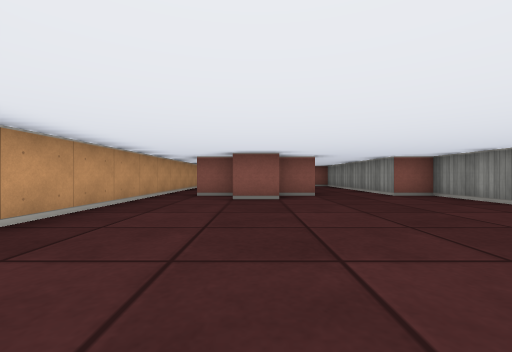
View 1 (above)

15 first-person views from a walk through a cub3D ray-caster map. The camera is about half as high as the walls, looks level and sees 90° across. The floor is counted in squares. Each view is taken from the middle of a square. On the plan, view 1 faces up. The plan holds only what a view shows up to about 9 squares ahead; the rest is blank. The place goes on beyond the plan.

View 2
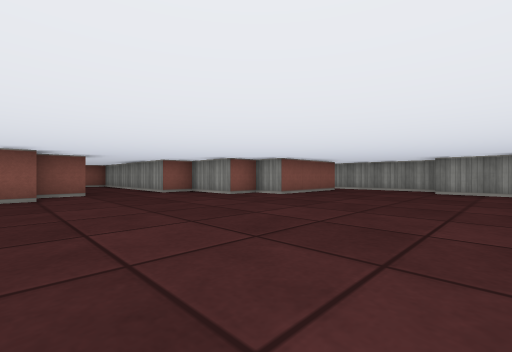

View 3
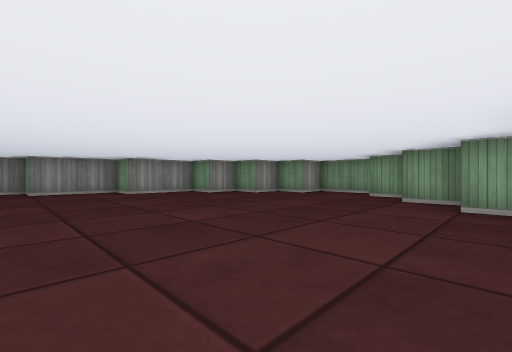

View 4
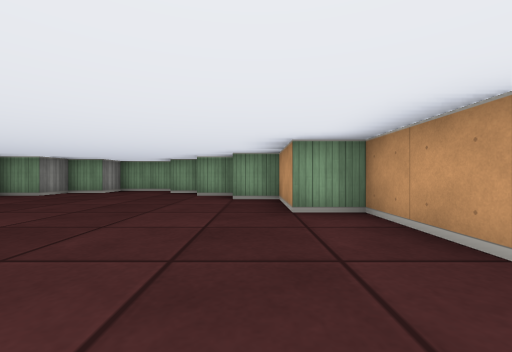

View 5
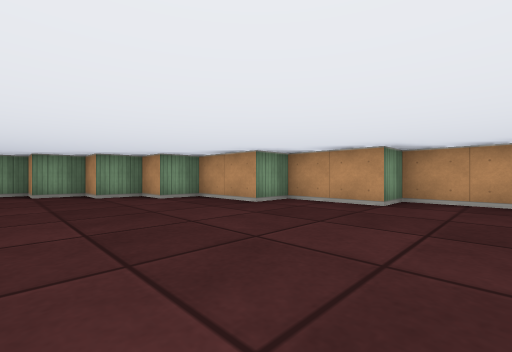

View 6
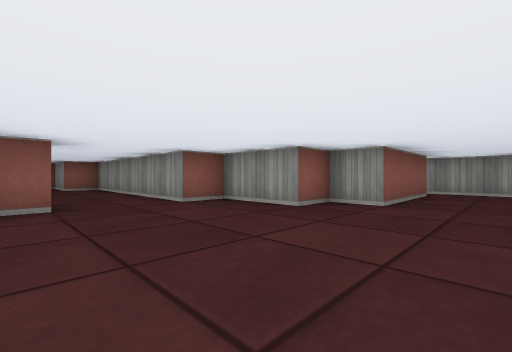

View 7
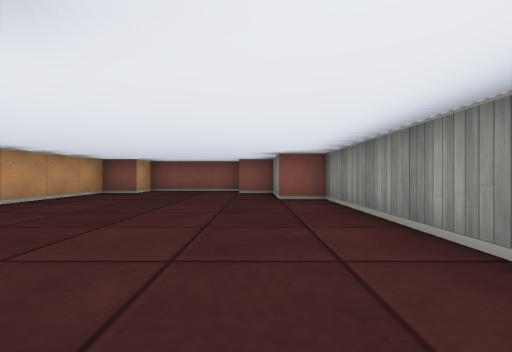

View 8
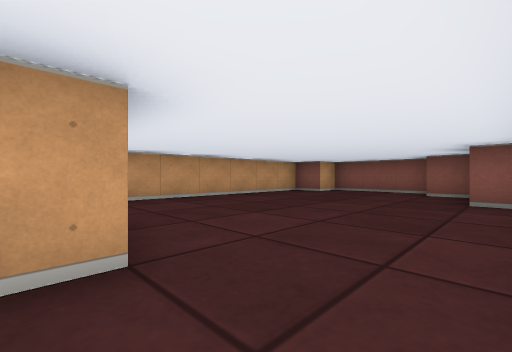

View 9
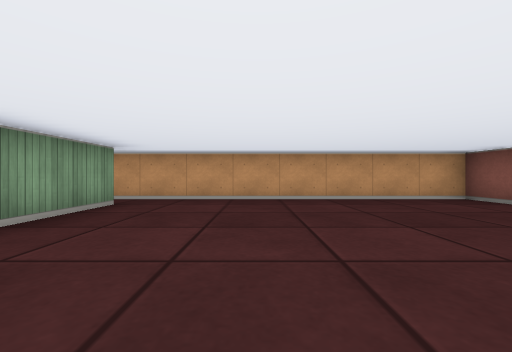

View 10
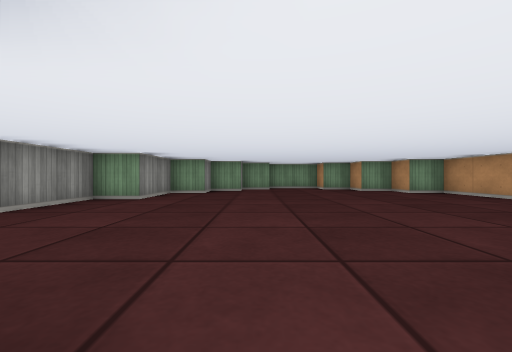

View 11
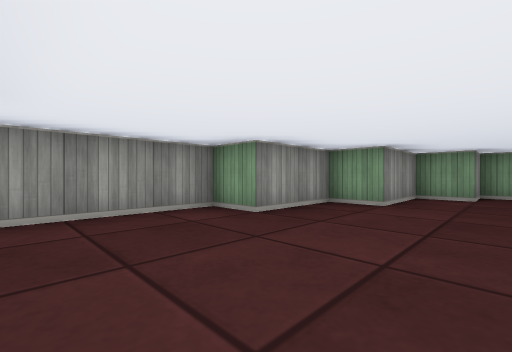

View 12
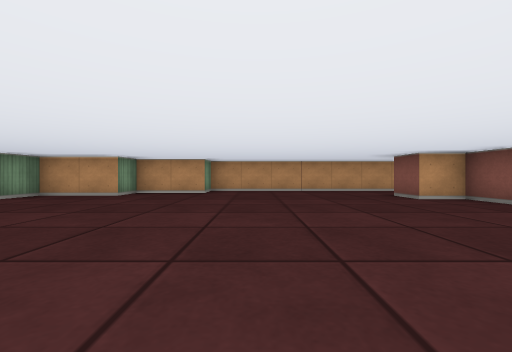

View 13
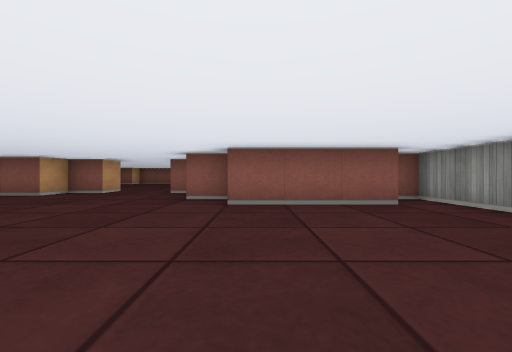

View 14
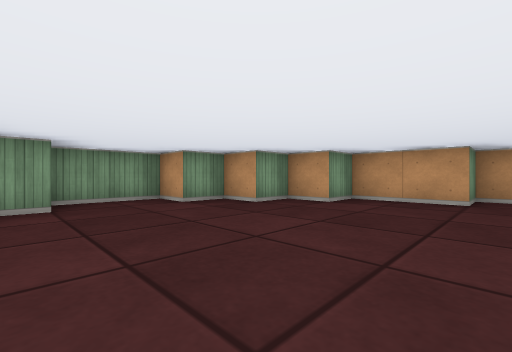

View 15
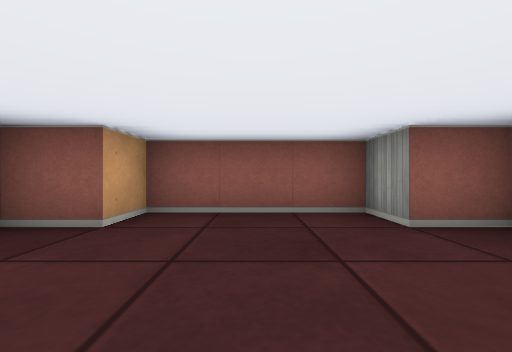

### Floor plan
Points are (right, up) in squares from view 1. A wall is a line through its corners. A room is listed if a view was taken in it or the views show most of it. See-through windows are left out.
Room 1 (views 1, 2, 3, 4, 5, 6, 10, 11, 12, 13, 14)
walls: (1.5, 6.5) (0.5, 6.5) (0.5, 5.5) (-0.5, 5.5); (8.6, 3.5) (5.5, 3.5) (5.5, 4.5) (4.5, 4.5) (4.5, 6.5) (3.5, 6.5); (-0.5, 6.5) (-1.5, 6.5); (-2.5, 7.5) (-2.5, 0.5) (-1.5, 0.5) (-1.5, -1.5) (-0.5, -1.5) (-0.5, -3.5) (0.5, -3.5) (0.5, -4.5) (1.5, -4.5) (1.5, -5.5) (2.5, -5.5) (2.5, -6.5) (4.5, -6.5) (4.5, -5.5) (5.5, -5.5) (5.5, -4.5) (6.5, -4.5) (6.5, -3.5) (7.5, -3.5) (7.5, -1.5) (8.5, -1.5) (8.5, 0.5) (9.5, 0.5) (9.5, 4.5) (9, 4.5)
ways out: opening at (-2, 8) to room 2; opening at (2.5, 7) to room 2
Room 2 (views 7, 8, 9, 15)
walls: (-1.5, 7.5) (0.5, 7.5); (1.5, 7.5) (1.5, 6.5); (3.5, 6.5) (3.5, 12.5) (2.5, 12.5) (2.5, 14.5) (1.5, 14.5) (1.5, 15.5) (-1.5, 15.5) (-1.5, 14.5) (-2.5, 14.5) (-2.5, 7.5)
ways out: opening at (-2, 8) to room 1; opening at (2.5, 7) to room 1

Positions as (right, up) in squares from view 1, and headings:
1: (0, 0), facing up
2: (0, -1), facing up-right
3: (0, 1), facing down-right
4: (0, 2), facing down
5: (3, 2), facing down-left
6: (1, 2), facing up-right
7: (2, 7), facing up
8: (3, 7), facing up-left
9: (3, 10), facing left
10: (5, 4), facing down
11: (6, 3), facing down-right
12: (6, 2), facing left
13: (6, -1), facing up
14: (5, -1), facing down-left
15: (0, 12), facing up
